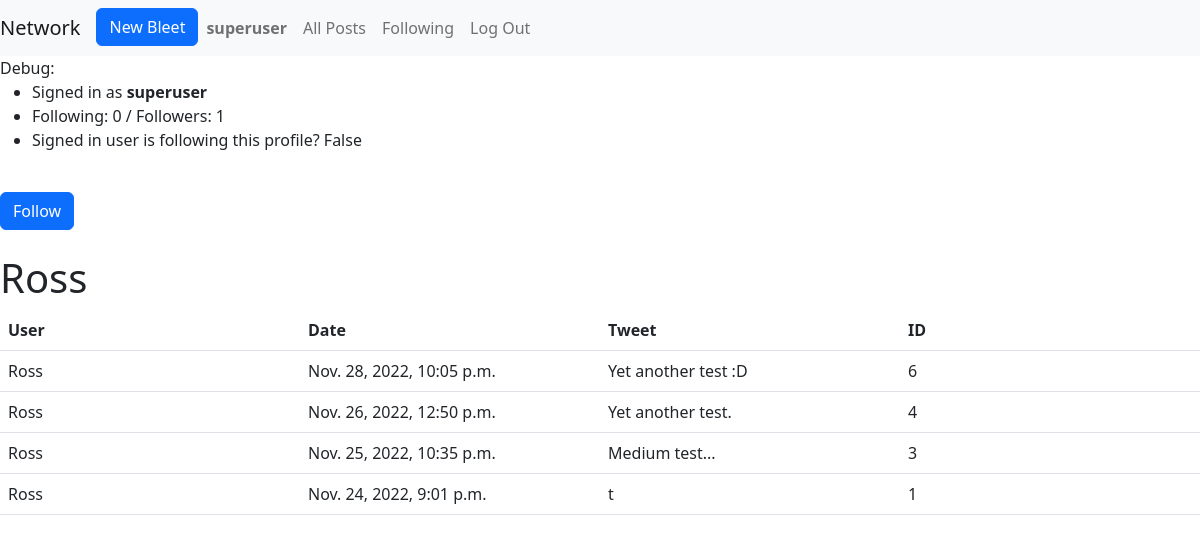
The app's page /profile/1 (signed in), older data.
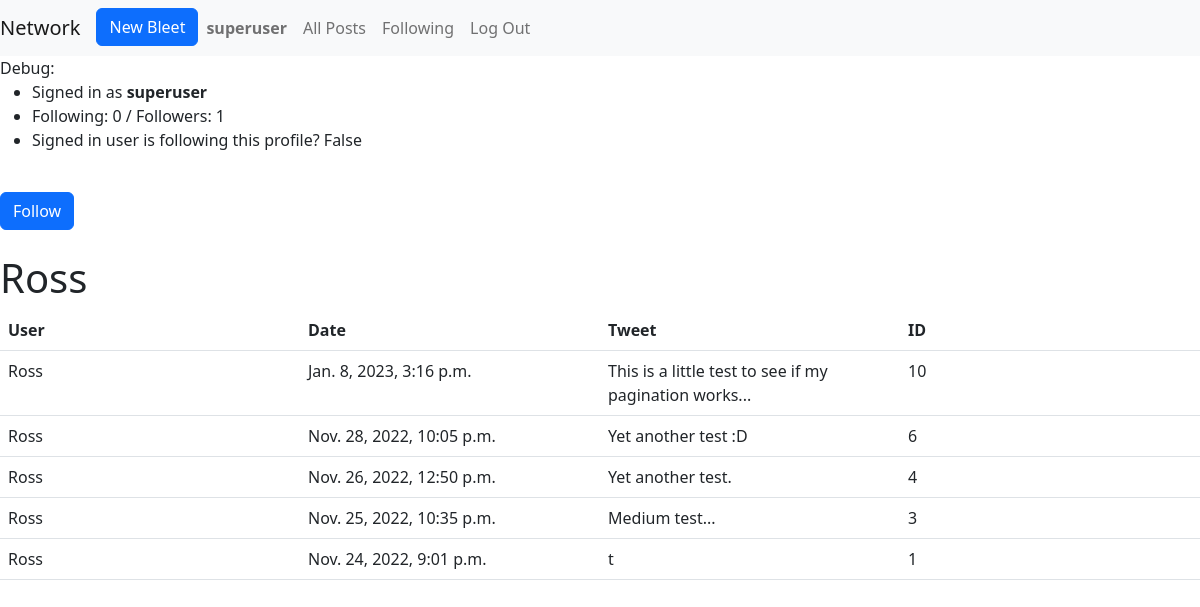
The same page, newer data.
### network/models.py (models this page shows)
class Tweet(models.Model):
    author = models.ForeignKey(User, on_delete=models.CASCADE)
    tweetText = models.CharField(max_length=255)
    posted = models.DateTimeField(auto_now_add=True)
    like = models.ManyToManyField(User, blank=True, related_name="likes")
    def __str__(self):
        return f"{self.author} tweeted: {self.tweetText}"

class User(AbstractUser):
    pass

### network/views.py (the view)
# urls.py: path("profile/<int:user_id>", views.profile, name="profile"),
def profile(request, user_id):
    profile = User.objects.get(id=user_id)
    if Follow.objects.filter(user=user_id, followed_by=request.user).exists():
        print("ya")
        following_status = True
    else:
        print("na")
        following_status = False
    followList = []
    following = request.user.following.all()
    for x in following:
        followList.append(x.user.id)
    profile = User.objects.get(id=user_id)
    if profile.id in followList:
        print("You are following")
    else:
        print("You are NOT following")
    tweets = Tweet.objects.filter(author=user_id).order_by('-posted')
    print(tweets)
    return render(request, "network/profile.html", {
        "viewed_profile": profile.username,
        "viewed_profile_id": user_id,
        "tweets": tweets,
        "following": profile.following.all().count(),
        "followedBy": Follow.objects.filter(user=user_id).count(),
        "following_status": following_status
    })

### network/templates/network/profile.html (shortened to what this page needs)
{% extends "network/layout.html" %}
{% block body %}
Debug:
<ul>
  <li>Signed in as <strong>{{ user.username }}</strong>
  <li>Following: {{ following }} / Followers: {{ followedBy }}
  <li>Signed in user is following this profile? {{ following_status }}
</ul>
<br>
{% if user.username == viewed_profile %}
<button type="button" class="btn btn-primary" onclick="follow()"disabled>Follow</button>
{% else %}
{% if following_status == True %}
<button type="button" class="btn btn-secondary" onclick="follow()">Unfollow</button>
{% elif following_status == False %}
<button type="button" class="btn btn-primary" onclick="follow()">Follow</button>
{% endif %}
{% endif %}
<br>
<br>
<h1 data-id="{{viewed_profile_id}}">{{viewed_profile}}</h1>
<table class="table">
  <thead>
    <tr>
      <th>User</th>
      <th>Date</th>
      <th>Tweet</th>
      <th>ID</th>
    </tr>
  </thead>
  {% for tweet in tweets %}
  <tr>
    <td>{{tweet.author}}</td>
    <td>{{tweet.posted}}</td>
    <td>{{tweet.tweetText}}</td>
    <td>{{tweet.id}}</td>
  </tr>
  {% endfor %}
</table>
{% endblock %}

Row changes from the older to the newer data that the page shows:
added Tweet: author "Ross", posted "Jan. 8, 2023, 3:16 p.m.", tweetText "This is a little test to see if my pagination works...", id "10"
